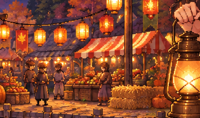
#> input picture .claude/skills/minecraft-nexo-gui/assets/examples/hub_menu/art/fair.png, 200 x 118 px
$ python -i shading.py   (imports and definitions only)
#> lines starting #> are read from the running program, lines starting #| are printed output that depends on the picture
#!/usr/bin/env python3
"""Texture shading helpers (references/texture-shading.md): five-tone ramps and a quality check.

    python3 shading.py ramp5 '#5a6578' [--hue-dark 0.03 --hue-light -0.02] [--soft 1]
        Highlight / Light Midtone / Base / Dark Midtone / Shadow (+ outline), with hue and saturation shifts
    python3 shading.py demo chart.png
        5-stage shading chart (flat -> form shadow -> highlight + terminator -> reflection + bounce -> rim +
        projected shadow) on a gold sphere, a steel sphere, a glass pane, a steel cube and a steel cylinder
    python3 shading.py check texture.png [--tile] [--kit kitchen]
        flags what breaks the rules: semi-transparent pixels, too many tones per colour group, single-pixel
        noise, checker dithering used as a gradient, light direction, and with --tile the seam mismatch;
        --kit <module> counts every declared 5-tone ramp of that kit as one material (several woods / metals
        of similar hue in one texture), only colours outside the ramps are grouped by hue;
        line and form (references/pixel-art-craft.md): doubles in 1 px lines, jaggies on sprite silhouettes,
        tones in rings round the outline (pillow shading / banding), value spread
    python3 shading.py gray texture.png out.png [--scale 4]
        colour and greyscale side by side - the value test
    python3 shading.py craft chart.png
        bad / good pairs of references/pixel-art-craft.md: doubles, jaggies, inner / outer AA, pillow shading,
        banding, the value test, the eight outline styles
"""
import colorsys
import math
import sys
from collections import Counter, defaultdict
from PIL import Image


def _rgb(c):
    c = c.lstrip('#')
    return tuple(int(c[i:i + 2], 16) for i in (0, 2, 4))


def _hex(c):
    return '#%02x%02x%02x' % tuple(c[:3])


# [37 lines left out: function ramp5, not called in this run]


def _lum(c):
    return 0.299 * c[0] + 0.587 * c[1] + 0.114 * c[2]


# [9 lines left out: function kit_ramps, not called in this run]


# ------------------------------------------------------------------ line and form checks
# From the pixel-art fundamentals in references/pixel-art-craft.md: doubles, jaggies, rings, value spread.
N8 = [(-1, -1), (0, -1), (1, -1), (-1, 0), (1, 0), (-1, 1), (0, 1), (1, 1)]


# [188 lines left out: functions doubles, _is_double, pixel_perfect, _components, _profile_jaggies, jaggies and 1 more, not called in this run]


def gray(path, out, scale=4):
    """Colour and greyscale (luma) side by side, enlarged: the value test - if the grey half does not read,
    no colour choice will save it."""
#> called with path = '../assets/examples/hub_menu/art/fair.png', out = 'out.png', scale = 4
    im = Image.open(path).convert('RGBA')
    W, H = im.size
#> W = 200; H = 118
    g = Image.new('RGBA', im.size)
#> g: PIL image 200x118 RGBA; every value is 0
    for y in range(H):
        for x in range(W):
            r, gg, b, a = im.getpixel((x, y))
            L = int(round(_lum((r, gg, b))))
            g.putpixel((x, y), (L, L, L, a))
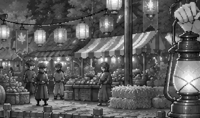
#> g: PIL image 200x118 RGBA; mean R, G, B, A 92.7, 92.7, 92.7, 255
    sheet = Image.new('RGBA', (W * 2 * scale + scale * 2, H * scale), (40, 40, 48, 255))
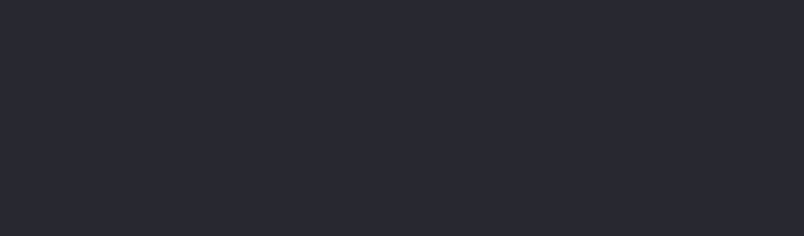
#> sheet: PIL image 1608x472 RGBA (shown at 1/2 size); mean R, G, B, A 40, 40, 48, 255
    sheet.alpha_composite(im.resize((W * scale, H * scale), Image.NEAREST), (0, 0))
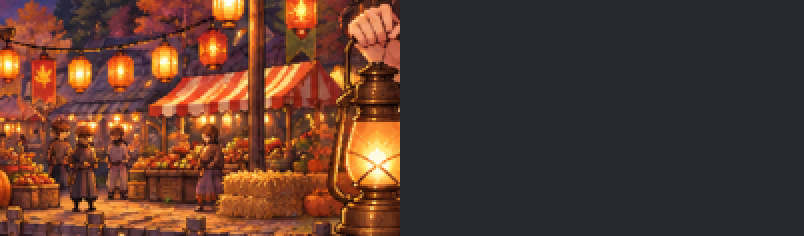
#> sheet: PIL image 1608x472 RGBA (shown at 1/2 size); mean R, G, B, A 90.6, 58.2, 47.3, 255
    sheet.alpha_composite(g.resize((W * scale, H * scale), Image.NEAREST), (W * scale + scale * 2, 0))
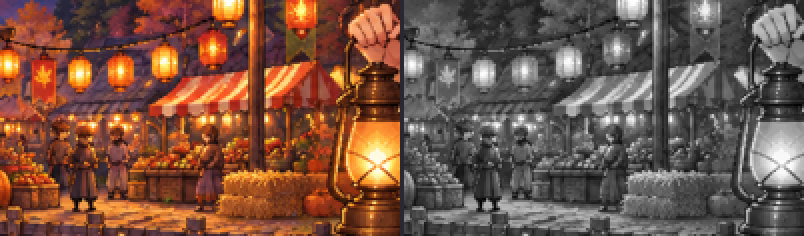
#> sheet: PIL image 1608x472 RGBA (shown at 1/2 size); mean R, G, B, A 116.9, 84.4, 69.6, 255
    sheet.save(out)
    return out


# [146 lines left out: function check, not called in this run]


# ------------------------------------------------------------------ light anatomy on primitives
# Tone indices into a ramp5() list: 0 outline, 1 shadow, 2 dark mid, 3 base, 4 light mid, 5 highlight.
# Concepts (references/texture-shading.md): main light from the top-left; highlight (specular spot) and a
# small reflection; light side; base; TERMINATOR = the narrow darkest band where light turns into shadow;
# volume (form) shadow, lifted by BOUNCE light from the ground; RIM light = thin light edge on the shadow
# side; projected shadow on the ground - hard edge. Bands are compressed: highlight / terminator / rim are
# narrow, base and light are wide, so the steps do not read as rings.
LIGHT = (-0.55, -0.62, 0.56)


def _norm(v):
    n = math.sqrt(sum(c * c for c in v))
    return tuple(c / n for c in v)


# [312 lines left out: functions sphere5, cylinder5, draw_demo, craft_chart, not called in this run]


# [28 lines not run here, left out]

>>> result = gray('../assets/examples/hub_menu/art/fair.png', 'out.png')
